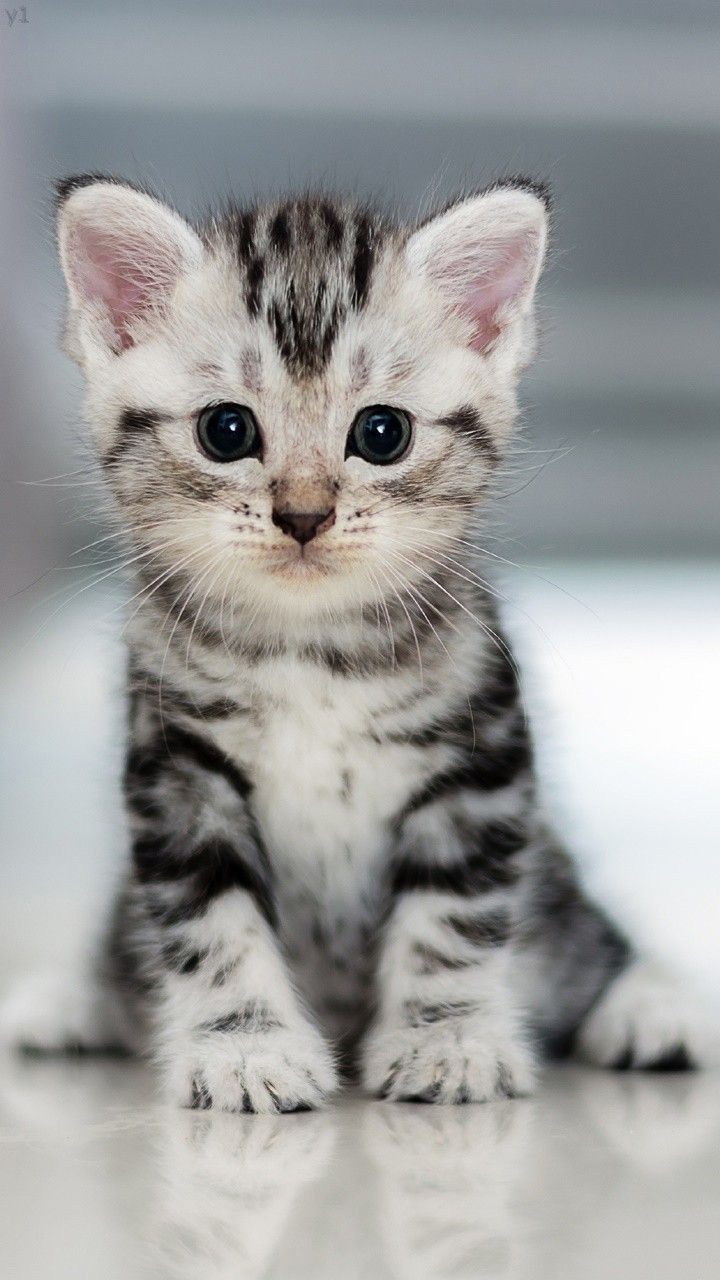
#> input picture lab3/cats/WhatsApp Image 2026-10-01 at 10.54.38 PM.jpeg, 720 x 1280 px
$ jupyter execute image_features.ipynb
#> lines starting #> are read from the running program, lines starting #| are printed output that depends on the picture
# Laboratory 3: Image Features

Part B loads images from the workspace `lab3/cats` and `lab3/Dogs` folders, converts them to grayscale, resizes them to a consistent size, and flattens the pixels into feature vectors.

[cell 1]
from pathlib import Path
import numpy as np
import matplotlib.pyplot as plt
from PIL import Image

cwd = Path.cwd()
possible_roots = [cwd, cwd / "lab3", cwd.parent / "lab3"]
IMAGE_ROOT = next((root for root in possible_roots if (root / "cats").is_dir()), None)
if IMAGE_ROOT is None:
    raise FileNotFoundError("Could not find the lab3 folder containing cats/.")
CAT_DIR = IMAGE_ROOT / "cats"
DOG_DIR = IMAGE_ROOT / "Dogs"
if not DOG_DIR.is_dir():
    DOG_DIR = IMAGE_ROOT / "dogs"
IMAGE_EXTENSIONS = {".jpg", ".jpeg", ".png"}
TARGET_SIZE = (64, 64)


def image_to_features(path, size=TARGET_SIZE):
    with Image.open(path) as image:
        grayscale = image.convert("L").resize(size)
        return np.asarray(grayscale, dtype=np.uint8).flatten()

[cell 2]
cat_images = sorted(path for path in CAT_DIR.iterdir() if path.is_file() and path.suffix.lower() in IMAGE_EXTENSIONS)
if not cat_images:
    raise FileNotFoundError(f"No supported cat images found in {CAT_DIR}")
image_path = cat_images[0]
with Image.open(image_path) as source_image:
#> source_image is the input picture: PIL image 720x1280 RGB; mean R, G, B 156.6, 157, 156.1
    original = source_image.convert("L")
    resized_64 = original.resize((64, 64))
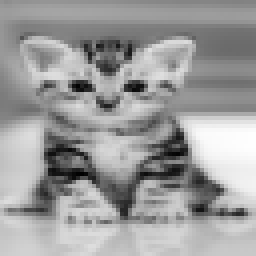
#> resized_64: PIL image 64x64 L (shown 4 times larger); min 0, max 254, mean 156.8
    resized_32 = original.resize((32, 32))
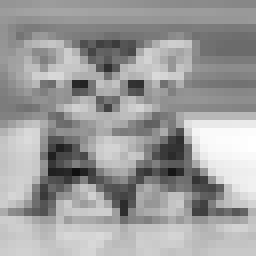
#> resized_32: PIL image 32x32 L (shown 8 times larger); min 17, max 254, mean 156.8

arrays = [np.asarray(original), np.asarray(resized_64), np.asarray(resized_32)]
titles = [
    f"Original {arrays[0].shape} ({arrays[0].size:,} pixels)",
    f"64x64 ({arrays[1].size:,} pixels)",
    f"32x32 ({arrays[2].size:,} pixels)",
]
fig, axes = plt.subplots(1, 3, figsize=(12, 4))
for ax, array, title in zip(axes, arrays, titles):
    ax.imshow(array, cmap="gray")
    ax.set_title(title)
    ax.axis("off")
#> this loop made 3 passes
#> title on passes 1 to 3: 'Original (1280, 720) (921,600 pixels)', '64x64 (4,096 pixels)', '32x32 (1,024 pixels)'
fig.suptitle(image_path.name)
plt.tight_layout()
plt.show()
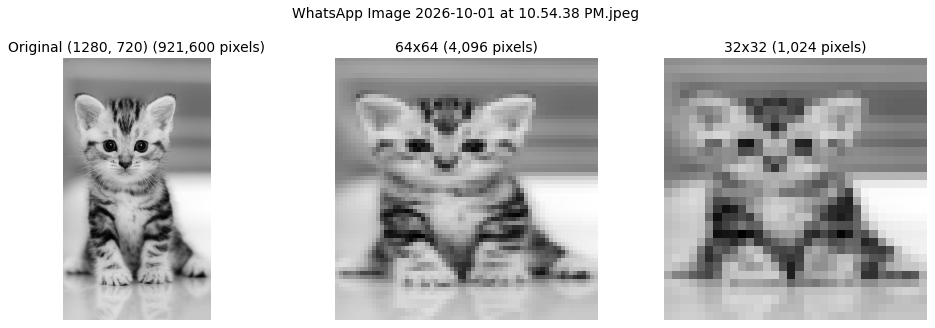
#> figure drawn by matplotlib, 3 panels

[cell 3]
def collect_class(folder, label):
    samples = []
    for path in sorted(folder.iterdir()):
        if path.is_file() and path.suffix.lower() in IMAGE_EXTENSIONS:
            samples.append((image_to_features(path), label, path.name))
    return samples

samples = collect_class(CAT_DIR, "cat") + collect_class(DOG_DIR, "dog")
#> call 2 of image_to_features, with size = (64, 64)
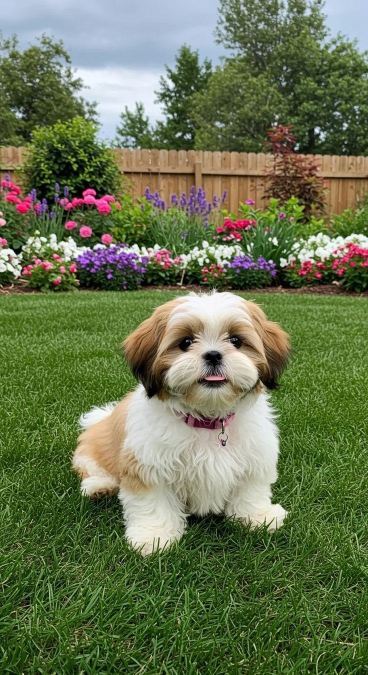
#> input picture lab3/Dogs/WhatsApp Image 2026-10-01 at 10.54.43 PM (1).jpeg, 736 x 1349 px (shown at 1/2 size)
#> in image_to_features, image is the input picture: PIL image 736x1349 RGB; mean R, G, B 105.1, 116.7, 81
#> in image_to_features (call 2), `grayscale = image.convert("L").resize(size)`:
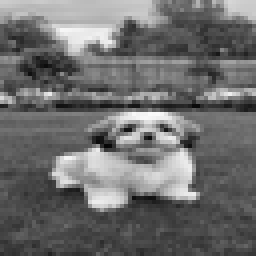
#> grayscale: PIL image 64x64 L (shown 4 times larger); min 6, max 250, mean 109.2
#> samples = 2 items
if not samples:
    raise FileNotFoundError(f"No images found under {CAT_DIR} and {DOG_DIR}")
X = np.stack([sample[0] for sample in samples]).astype(np.float32) / 255.0
y = np.asarray([sample[1] for sample in samples])
filenames = np.asarray([sample[2] for sample in samples])
OUTPUT_DIR = IMAGE_ROOT.parent / "lab03"
OUTPUT_DIR.mkdir(parents=True, exist_ok=True)
np.savez(OUTPUT_DIR / "dataset.npz", X=X, y=y, filenames=filenames)
print(f"Cat images: {sum(label == 'cat' for label in y)}")
#| Cat images: 1
print(f"Dog images: {sum(label == 'dog' for label in y)}")
#| Dog images: 1
print(f"Feature matrix shape: {X.shape}")
#| Feature matrix shape: (2, 4096)
print(f"Labels shape: {y.shape}")
#| Labels shape: (2,)
print(f"Saved dataset to {OUTPUT_DIR / 'dataset.npz'}")
